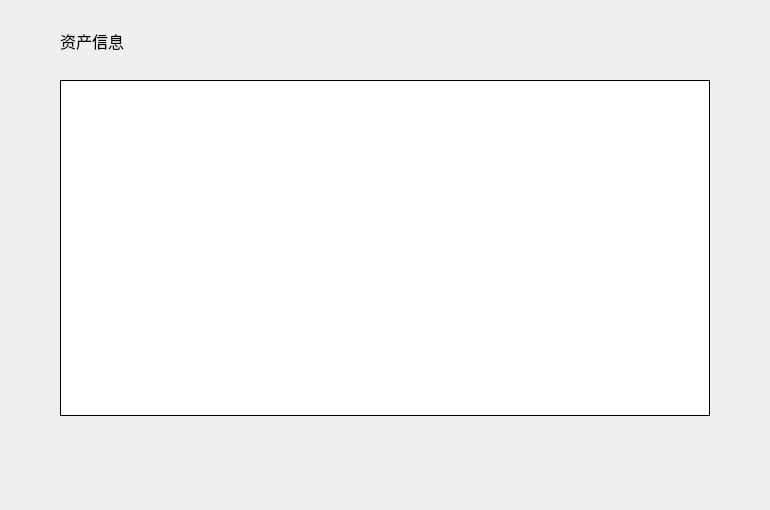
<?xml version="1.0" encoding="UTF-8"?>
<ui version="4.0">
 <class>AssetPage</class>
 <widget class="QWidget" name="AssetPage">
  <property name="geometry">
   <rect>
    <x>0</x>
    <y>0</y>
    <width>770</width>
    <height>510</height>
   </rect>
  </property>
  <property name="windowTitle">
   <string>Form</string>
  </property>
  <widget class="QTableWidget" name="assetTableWidget">
   <property name="geometry">
    <rect>
     <x>60</x>
     <y>80</y>
     <width>650</width>
     <height>336</height>
    </rect>
   </property>
   <property name="cursor" stdset="0">
    <cursorShape>ArrowCursor</cursorShape>
   </property>
   <property name="layoutDirection">
    <enum>Qt::LeftToRight</enum>
   </property>
   <property name="styleSheet">
    <string notr="true"/>
   </property>
   <property name="frameShape">
    <enum>QFrame::Box</enum>
   </property>
   <property name="frameShadow">
    <enum>QFrame::Plain</enum>
   </property>
   <property name="verticalScrollBarPolicy">
    <enum>Qt::ScrollBarAsNeeded</enum>
   </property>
   <property name="horizontalScrollBarPolicy">
    <enum>Qt::ScrollBarAlwaysOff</enum>
   </property>
   <property name="autoScroll">
    <bool>true</bool>
   </property>
   <property name="editTriggers">
    <set>QAbstractItemView::NoEditTriggers</set>
   </property>
   <property name="selectionMode">
    <enum>QAbstractItemView::NoSelection</enum>
   </property>
   <property name="iconSize">
    <size>
     <width>19</width>
     <height>12</height>
    </size>
   </property>
   <property name="showGrid">
    <bool>true</bool>
   </property>
   <property name="gridStyle">
    <enum>Qt::SolidLine</enum>
   </property>
   <attribute name="horizontalHeaderVisible">
    <bool>false</bool>
   </attribute>
   <attribute name="horizontalHeaderCascadingSectionResizes">
    <bool>false</bool>
   </attribute>
   <attribute name="horizontalHeaderHighlightSections">
    <bool>false</bool>
   </attribute>
   <attribute name="verticalHeaderVisible">
    <bool>false</bool>
   </attribute>
   <attribute name="verticalHeaderHighlightSections">
    <bool>false</bool>
   </attribute>
   <column>
    <property name="text">
     <string>币种</string>
    </property>
    <property name="font">
     <font>
      <family>微软雅黑</family>
     </font>
    </property>
    <property name="textAlignment">
     <set>AlignCenter</set>
    </property>
   </column>
   <column>
    <property name="text">
     <string>精度</string>
    </property>
    <property name="font">
     <font>
      <family>微软雅黑</family>
     </font>
    </property>
    <property name="textAlignment">
     <set>AlignCenter</set>
    </property>
   </column>
   <column>
    <property name="text">
     <string>热钱包多签地址</string>
    </property>
    <property name="font">
     <font>
      <family>微软雅黑</family>
     </font>
    </property>
    <property name="textAlignment">
     <set>AlignCenter</set>
    </property>
   </column>
   <column>
    <property name="text">
     <string>冷钱包多签地址</string>
    </property>
    <property name="font">
     <font>
      <family>微软雅黑</family>
     </font>
    </property>
    <property name="textAlignment">
     <set>AlignCenter</set>
    </property>
   </column>
   <column>
    <property name="text">
     <string>创建者</string>
    </property>
    <property name="font">
     <font>
      <family>微软雅黑</family>
     </font>
    </property>
    <property name="textAlignment">
     <set>AlignCenter</set>
    </property>
   </column>
   <column>
    <property name="text">
     <string>手续费</string>
    </property>
    <property name="font">
     <font>
      <family>微软雅黑</family>
     </font>
    </property>
    <property name="textAlignment">
     <set>AlignCenter</set>
    </property>
   </column>
  </widget>
  <widget class="QLabel" name="title_label">
   <property name="geometry">
    <rect>
     <x>60</x>
     <y>28</y>
     <width>200</width>
     <height>26</height>
    </rect>
   </property>
   <property name="font">
    <font>
     <family>微软雅黑</family>
     <pointsize>12</pointsize>
     <weight>50</weight>
     <italic>false</italic>
     <bold>false</bold>
    </font>
   </property>
   <property name="styleSheet">
    <string notr="true"/>
   </property>
   <property name="text">
    <string>资产信息</string>
   </property>
  </widget>
  <widget class="QStackedWidget" name="stackedWidget">
   <property name="geometry">
    <rect>
     <x>0</x>
     <y>467</y>
     <width>770</width>
     <height>41</height>
    </rect>
   </property>
  </widget>
 </widget>
 <resources/>
 <connections/>
</ui>
